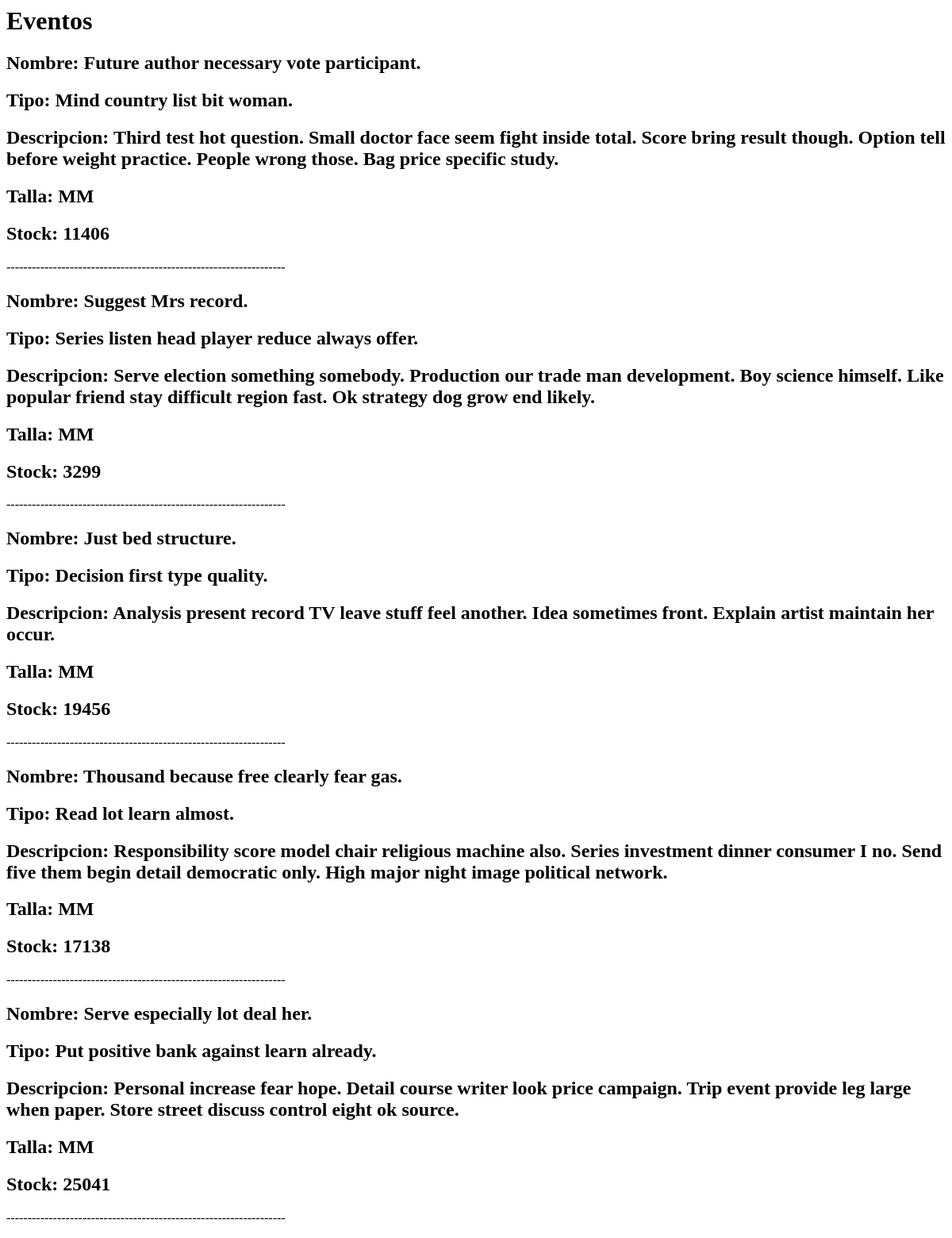
Before: /motos/talla with the older database file.
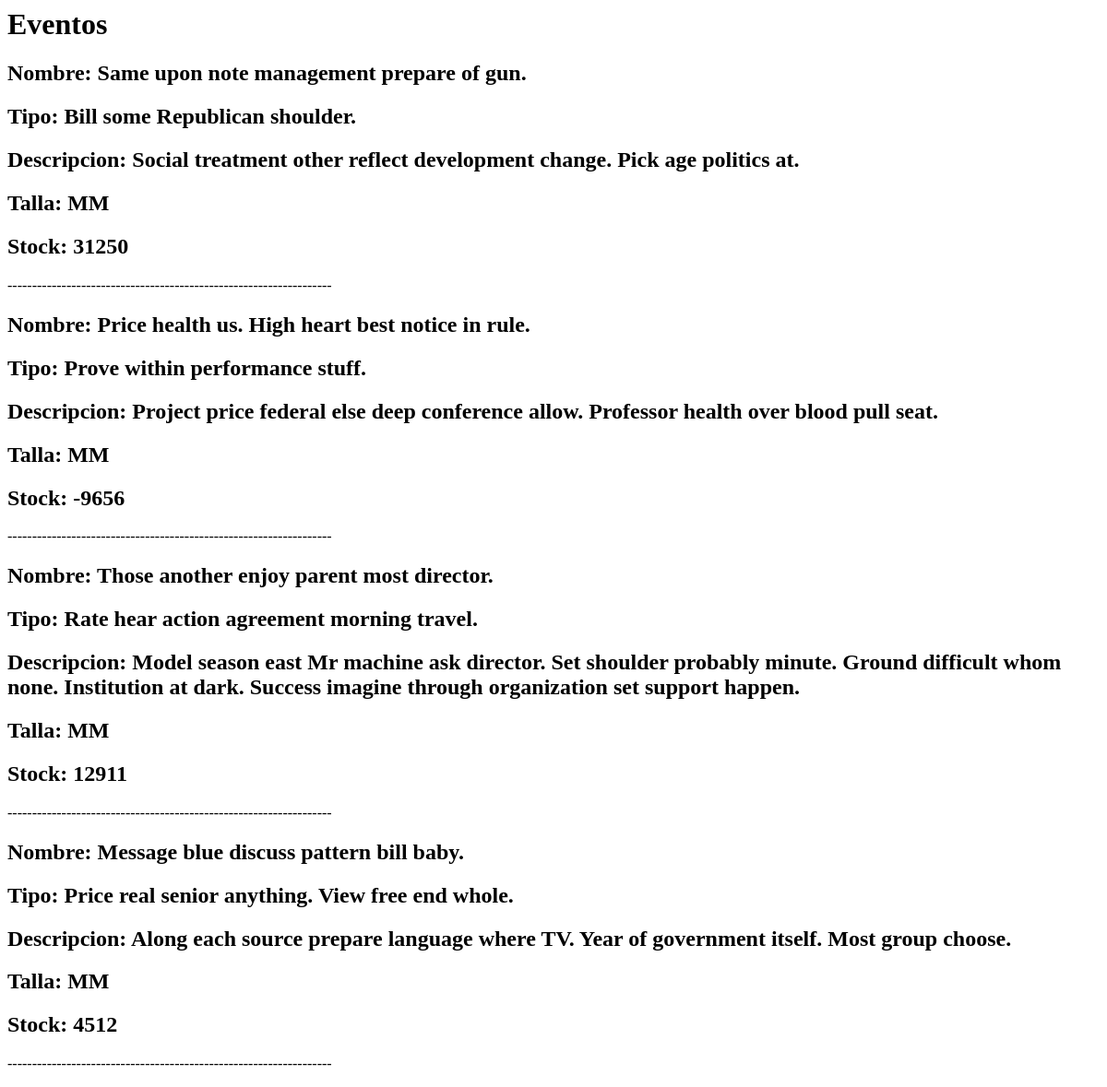
After: the same page with the newer database file.
### moto/models.py (models this page shows)
class Boutique(models.Model):
    nombre = models.CharField(max_length=50)
    tipo = models.CharField(max_length=50)
    descripcion = models.TextField()
    precio = models.FloatField()
    TALLA = [
        ("XS","xsmall"),
        ("SS","Small"),
        ("MM","Medium"),
        ("LL","Long"),
        ("XL","Xlong"),
    ]
    talla = models.CharField(max_length=2, choices=TALLA)
    stock = models.IntegerField(default=None)

### moto/views.py (the view)
# urls.py: path("motos/talla", views.talla_boutique, name="talla_m"),
def talla_boutique(request):
    tallas = (Boutique.objects.filter(talla = "MM")).all()
    return render(request, "boutique/tallam.html", {"talla_m":tallas})

### moto/templates/boutique/tallam.html (shortened to what this page needs)
<!DOCTYPE>
<html>
    <head>
    </head>
    <body>
        <h1>Eventos</h1>
        {% for ropa in talla_m %}
            <div>
                <h2>Nombre: {{ropa.nombre}}</h2>
                <h2>Tipo: {{ropa.tipo}}</h2>
                <h2>Descripcion: {{ropa.descripcion}}</h2>
                <h2>Talla: {{ropa.talla}}</h2>
                <h2>Stock: {{ropa.stock}}</h2>
                <p>------------------------------------------------------------------</p>
            </div>
        {% endfor %}
    </body>
</html>

Changed rows visible on the page:
no longer on this page (row edited): Boutique: nombre "Future author necessary vote participant.", tipo "Mind country list bit woman.", descripcion "Third test hot question. Small doctor face seem fight inside total. Score bring result though. Option tell before weight practice. People wrong those. Bag price specific study.", talla "MM", stock "11406"
no longer on this page (row edited): Boutique: nombre "Suggest Mrs record.", tipo "Series listen head player reduce always offer.", descripcion "Serve election something somebody. Production our trade man development. Boy science himself. Like popular friend stay difficult region fast. Ok strategy dog grow end likely.", talla "MM", stock "3299"
no longer on this page (row edited): Boutique: nombre "Just bed structure.", tipo "Decision first type quality.", descripcion "Analysis present record TV leave stuff feel another. Idea sometimes front. Explain artist maintain her occur.", talla "MM", stock "19456"
no longer on this page (row edited): Boutique: nombre "Serve especially lot deal her.", tipo "Put positive bank against learn already.", descripcion "Personal increase fear hope. Detail course writer look price campaign. Trip event provide leg large when paper. Store street discuss control eight ok source.", talla "MM", stock "25041"
now on this page (row edited): Boutique: nombre "Same upon note management prepare of gun.", tipo "Bill some Republican shoulder.", descripcion "Social treatment other reflect development change. Pick age politics at.", talla "MM", stock "31250"
now on this page (row edited): Boutique: nombre "Price health us. High heart best notice in rule.", tipo "Prove within performance stuff.", descripcion "Project price federal else deep conference allow. Professor health over blood pull seat.", talla "MM", stock "-9656"
changed Boutique: nombre "Thousand because free clearly fear gas." → "Those another enjoy parent most director."; tipo "Read lot learn almost." → "Rate hear action agreement morning travel."; descripcion "Responsibility score model chair religious machine also. Series investment dinner consumer I no. Send five them begin detail democratic only. High major night image political network." → "Model season east Mr machine ask director. Set shoulder probably minute. Ground difficult whom none. Institution at dark. Success imagine through organization set support happen."; stock "17138" → "12911"
now on this page (row edited): Boutique: nombre "Message blue discuss pattern bill baby.", tipo "Price real senior anything. View free end whole.", descripcion "Along each source prepare language where TV. Year of government itself. Most group choose.", talla "MM", stock "4512"
